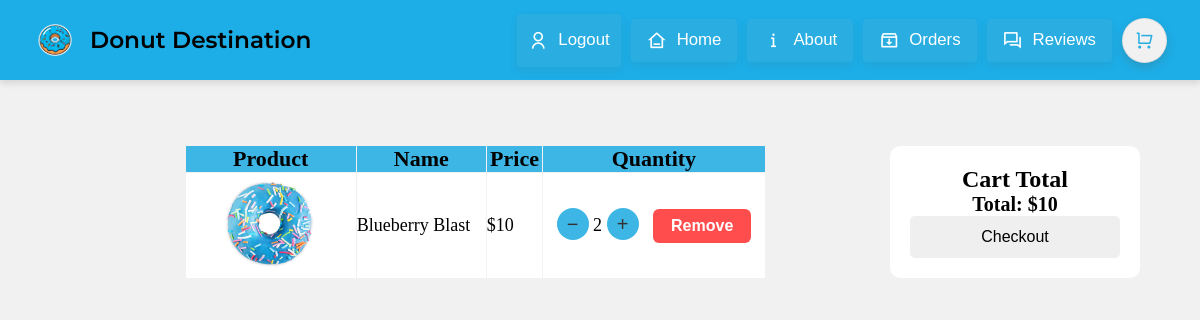
Screenshot of /cart (signed in) with the database file from the repository.
### tables this page shows
CREATE TABLE Cart_items (cart_item_id int, user_id int, product_id int, quantity int, date DATE, PRIMARY KEY (cart_item_id), FOREIGN KEY (product_id) REFERENCES Products (product_id), FOREIGN KEY (user_id) REFERENCES Users (user_id));

CREATE TABLE Products (product_id int UNIQUE, product_name varchar (255), product_type varchar (255), price decimal, PRIMARY KEY (product_id));

### Designated_Donut.py (the view, shortened to what this page needs)
@designated_donut.route("/cart")
def cart_page():
    conn = sqlite3.connect(DATABASE)
    c = conn.cursor()
    if "user_id" in session:
        user_id = session["user_id"]
        cart_items = c.execute("""
            SELECT
                Products.product_id,
                Products.product_name,
                Products.price * Cart_Items.quantity AS total_price,
                Cart_Items.quantity
            FROM Cart_Items
            JOIN Products
            ON Cart_Items.product_id = Products.product_id
            WHERE Cart_Items.user_id = ?
        """, (user_id,)).fetchall()
    total_cost = sum(item[2] for item in cart_items)
    conn.close()
    return render_template(
        "cart.html",
        cart_items=cart_items,
        total_cost=total_cost
    )

### templates/cart.html (shortened to what this page needs)
<!DOCTYPE html>
<html lang="en">
<head>
    <link rel="stylesheet" href="/static/cart.css">
    <link href="https://cdn.jsdelivr.net/npm/remixicon@4.9.0/fonts/remixicon.css" rel="stylesheet" />
<body>
    <div class="top-navigation-container-bar">
        <div class="left-side-container-box-for-logo">
            <img src="/static/images/Donut_Icon_Logo.png"
                 alt="Donut Destination Icon"
                 height="400px"
                 width="400px">
            <span class="logo-title-text">Donut Destination</span>
        </div>
        <div class="right-side-nav-options" id="nav-menu">
            {% if "user_id" in session %}
                <a class="login-page-action-btn" href="{{ url_for('logout') }}">
                    <i class="ri-user-line"></i>
                    <span class="btn-content-text">Logout</span>
                </a>
            {% else %}
                <a class="login-page-action-btn" href="{{ url_for('login_page') }}">
                    <i class="ri-user-line"></i>
                    <span class="btn-content-text">Login</span>
                </a>
            {% endif %}
            <div>
                <a class="home-page-action-btn" href="{{ url_for('home_page') }}">
                    <i class="ri-home-3-line"></i>
                    <span class="btn-content-text">Home</span>
                </a>
            </div>
            <div>
                <a class="about-page-action-btn" href="{{ url_for('about_page') }}">
                    <i class="ri-info-i"></i>
                    <span class="btn-content-text">About</span>
                </a>
            </div>
            <div>
                <a class="orders-page-action-btn" href="{{ url_for('order_page') }}">
                    <i class="ri-inbox-archive-line"></i>
                    <span class="btn-content-text">Orders</span>
                </a>
            </div>
            <div>
                <a class="reviews-page-action-btn" href="{{ url_for('review_page') }}">
                    <i class="ri-question-answer-line"></i>
                    <span class="btn-content-text">Reviews</span>
                </a>
            </div>
            <div>
                <a class="cart-page-action-btn" href="{{ url_for('cart_page') }}">
                    <i class="ri-shopping-cart-line"></i>
                </a>
            </div>
        </div>
    </div>
    <div class="cart-layout">
        <div class="cart-table-container">
            <table>
                <thead>
                    <tr>
                        <th>Product</th>
                        <th>Name</th>
                        <th>Price</th>
                        <th>Quantity</th>
                    </tr>
                </thead>
                <tbody>
                    {% for item in cart_items %}
                    <tr>
                        <td style="text-align: center;">
                            <img src="/static/images/{{ item[0] }}.jpg" width="150">
                        </td>
                        <td>
                            {{ item[1] }}
                        </td>
                        <td>
                            ${{ item[2] }}
                        </td>
                        <td style="text-align: center;">
                            <form action="{{ url_for('decrease_cart') }}"
                                  method="POST"
                                  style="display:inline;">
                                <button type="submit" class="decreasebutton">−</button>
                            </form>
                            {{ item[3] }}
                            <form action="{{ url_for('increase_cart') }}"
                                  method="POST"
                                  style="display:inline;">
                                <button type="submit" class="increasebutton">+</button>
                            </form>
                            <form action="{{ url_for('remove_from_cart') }}"
                                  method="POST"
                                  style="display:inline;">
                                <button type="submit" class="removebutton">Remove</button>
                            </form>
                        </td>
                    </tr>
                    {% endfor %}
                </tbody>
            </table>
        </div>
        {% if cart_items %}
        <div class="checkout-box">
            <h2>Cart Total</h2>
            <p>Total: ${{ total_cost }}</p>
            <form action="{{ url_for('checkout') }}" method="POST">
                <button type="submit">Checkout</button>
            </form>
        </div>
        {% endif %}
    </div>
</body>
</html>

### static/cart.css (style rules this page uses)
html { overscroll-behavior-y: none; }
* { padding: 0; margin: 0; box-sizing: border-box; }
body { background-color: #f1f1f1; min-height: 100vh; margin: 0; overflow-x: hidden; }
.top-navigation-container-bar { background-color: #1daee7; padding: 10px 25px; display: flex; justify-content: space-between; height: 80px; box-shadow: 0 4px 6px rgba(0, 0, 0, 0.10); align-items: center; position: sticky; top: 0; z-index: 1000; }
.left-side-container-box-for-logo { width: fit-content; height: 100%; display: flex; justify-content: center; align-items: center; flex-direction: row; gap: 5px; justify-content: flex-start; }
.left-side-container-box-for-logo img { width: 60px; height: 60px; cursor: pointer; -webkit-user-drag: none; -moz-window-dragging: none; }
.logo-title-text { font-size: 1.45rem; font-family: Montserrat, sans-serif; font-weight: 600; cursor: pointer; user-select: none; transition: color 0.25s ease; }
.right-side-nav-options { width: fit-content; height: 100%; display: flex; justify-content: center; align-items: center; padding: 0 8px; gap: 10px; justify-content: flex-end; }
.login-page-action-btn { text-decoration: none; padding: 15px 10px; width: fit-content; display: flex; justify-content: center; align-items: center; background-color: #2aaee2; border-radius: 4px; gap: 10px; cursor: pointer; border: 1px solid transparent; transition: background-color 0.25s ease, border 0.35s ease; box-shadow: 0 4px 8px rgba(82, 82, 82, 0.10); }
.home-page-action-btn, .about-page-action-btn, .orders-page-action-btn, .reviews-page-action-btn { width: fit-content; height: 70%; display: flex; justify-content: center; align-items: center; background-color: #2aaee2; border-radius: 4px; padding: 10px 15px; gap: 10px; cursor: pointer; border: 1px solid transparent; transition: background-color 0.25s ease, border 0.35s ease; box-shadow: 0 4px 8px rgba(82, 82, 82, 0.10); text-decoration: none; color: white; }
.ri-user-line, .ri-home-3-line, .ri-inbox-archive-line, .ri-info-i, .ri-question-answer-line { font-size: 1.2rem; color: #ffffff; }
.btn-content-text { font-size: 1.05rem; font-family: Verdana, Geneva, Tahoma, sans-serif; color: #ffffff; text-decoration: none; }
.cart-page-action-btn { background-color: #f1f1f1; width: 45px; height: 45px; display: flex; justify-content: center; align-items: center; border-radius: 50%; border: 1px solid rgba(141, 141, 141, 0.15); box-shadow: 0 4px 8px rgba(82, 82, 82, 0.25); cursor: pointer; text-decoration: none; transition: background-color 0.25s ease, border 0.35s ease; }
.ri-shopping-cart-line { font-size: 1.15rem; color: #2aaee2; }
table { border: 1.5px solid black; border-collapse: collapse; width: 70%; margin: 4em auto; }
table img { width: 150px; border-radius: 10px; justify-content: center; align-items: center; }
td, th { border: 1.5px solid #f1f1f1; }
th { background-color: #3db6e5; color: black; font-weight: 10px; font-size: 22px; }
td { color: black; padding-top: none; }
tr { background-color: white; font-size: 18px; }
.decreasebutton, .increasebutton { width: 32px; height: 32px; border: none; border-radius: 50%; font-size: 20px; font-weight: 500; line-height: 1; cursor: pointer; display: inline-flex; align-items: center; justify-content: center; transition: all 0.2s ease; }
.increasebutton, .decreasebutton { background-color: #3db6e5; color: #333; }
.removebutton { background-color: #ff4d4d; color: white; border: none; border-radius: 6px; padding: 8px 18px; font-size: 16px; font-weight: bold; cursor: pointer; margin-left: 10px; }
.cart-layout { display: flex; align-items: center; width: 90%; margin: 1px auto 0 auto; }
.checkout-box { width: 250px; flex-shrink: 0; padding: 20px; background-color: white; border-radius: 10px; text-align: center; }
.cart-table-container { flex: 1; }
.checkout-box h2 { margin-top: 0; }
.checkout-box p { font-size: 20px; font-weight: bold; }
.checkout-box button { width: 100%; padding: 12px; border: none; border-radius: 5px; cursor: pointer; font-size: 16px; }

### rows the page displays
Cart_items: product_id (picture), product_name "Blueberry Blast", item "10", quantity "2"

### other values shown
{{ total_cost }} "10"
